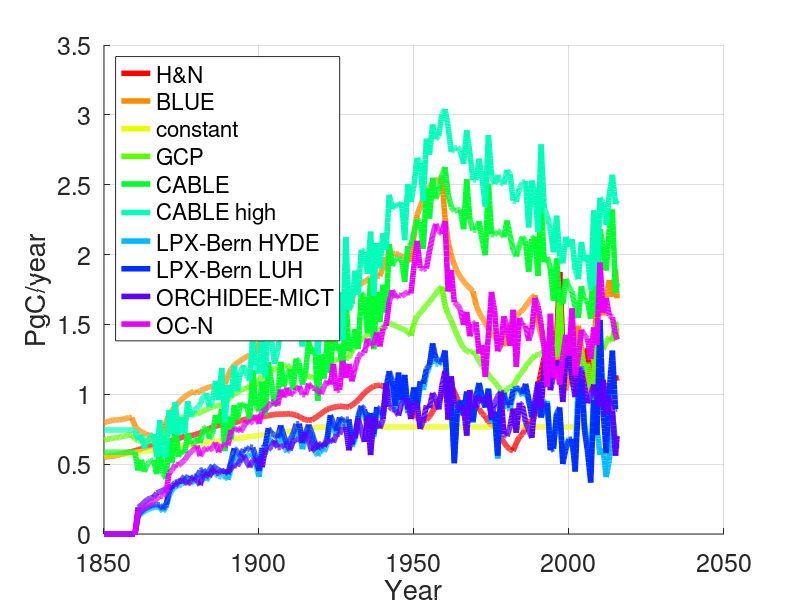

Here is the MATLAB script that generated this plot:
% plotLU.m
%
% August 29, 2019
% author: julia dohner

load inputData.mat
colorVec = hsv(11);

d = 2.124; %GtC to ppm conversion

figure
hold on
plot(Houghton2017(:,1),Houghton2017(:,2).*d,'Color',colorVec(1,:),'linewidth',4)
plot(Hansis2015_I(:,1),Hansis2015_I(:,2).*d,'Color',colorVec(2,:),'linewidth',4)
plot(ConstantLU(:,1),ConstantLU(:,2).*d,'Color',colorVec(3,:),'linewidth',4)
plot(GCP2017(:,1),GCP2017(:,2).*d,'Color',colorVec(4,:),'linewidth',4)
plot(CABLE2016(:,1),CABLE2016(:,2).*d,'Color',colorVec(5,:),'linewidth',4)
plot(CABLE2016high(:,1),CABLE2016high(:,2).*d,'Color',colorVec(6,:),'linewidth',4)
plot(LPXBern2016_HYDE(:,1),LPXBern2016_HYDE(:,2).*d,'Color',colorVec(7,:),'linewidth',4)
plot(LPXBern2016_LUH(:,1),LPXBern2016_LUH(:,2).*d,'Color',colorVec(8,:),'linewidth',4)
plot(ORCHIDEEMICT2016(:,1),ORCHIDEEMICT2016(:,2).*d,'Color',colorVec(9,:),'linewidth',4)
plot(OCN2016(:,1),OCN2016(:,2).*d,'Color',colorVec(10,:),'linewidth',4)
hold off


% plot(Houghton2017(:,1),Houghton2017(:,2).*d,'Color',colorVec(1),...
%     Hansis2015_I(:,1),Hansis2015_I(:,2).*d,'Color',colorVec(2),...
%     ConstantLU(:,1),ConstantLU(:,2).*d,'Color',colorVec(3),...
%     GCP2017(:,1),GCP2017(:,2).*d,'Color',colorVec(4),...
%     CABLE2016(:,1),CABLE2016(:,2).*d,'Color',colorVec(5),...
%     CABLE2016high(:,1),CABLE2016high(:,2).*d,'Color',colorVec(6),...
%     LPXBern2016_HYDE(:,1),LPXBern2016_HYDE(:,2).*d,'Color',colorVec(7),...
%     LPXBern2016_LUH(:,1),LPXBern2016_LUH(:,2).*d,'Color',colorVec(8),...
%     ORCHIDEEMICT2016(:,1),ORCHIDEEMICT2016(:,2).*d,'Color',colorVec(9),...
%     OCN2016(:,1),OCN2016(:,2).*d,'Color',colorVec(10),...
%     'linewidth',4)

grid

legend('H&N','BLUE','constant','GCP','CABLE','CABLE high','LPX-Bern HYDE',...
    'LPX-Bern LUH','ORCHIDEE-MICT','OC-N','location','northwest')


xlabel('Year','FontSize', 18)
ylabel('PgC/year','FontSize',18)
set(gca,'FontSize',18)